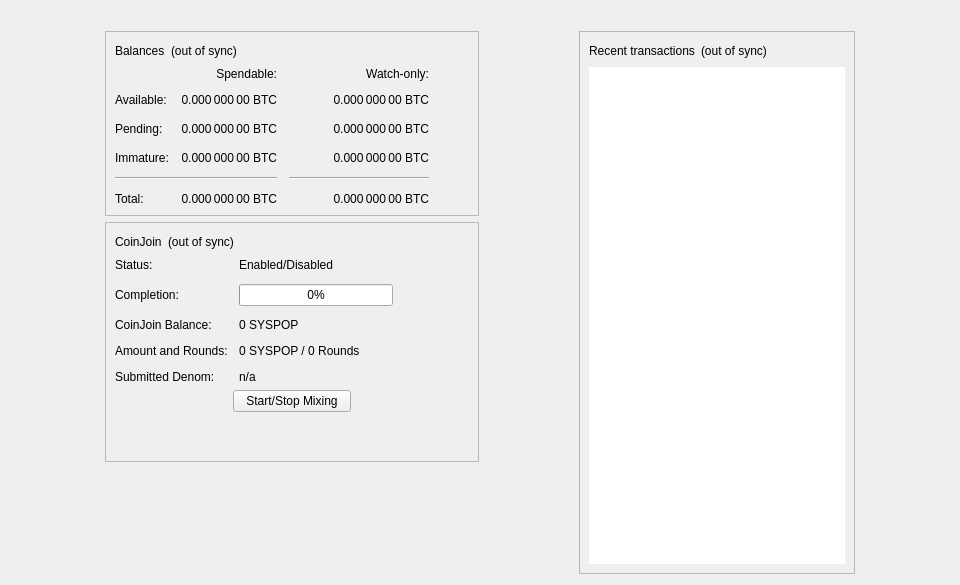
<?xml version="1.0" encoding="UTF-8"?>
<ui version="4.0">
 <class>OverviewPage</class>
 <widget class="QWidget" name="OverviewPage">
  <property name="geometry">
   <rect>
    <x>0</x>
    <y>0</y>
    <width>960</width>
    <height>585</height>
   </rect>
  </property>
  <property name="minimumSize">
   <size>
    <width>960</width>
    <height>0</height>
   </size>
  </property>
  <property name="windowTitle">
   <string>Form</string>
  </property>
  <layout class="QVBoxLayout" name="topLayout">
   <item>
    <widget class="QLabel" name="labelAlerts">
     <property name="visible">
      <bool>false</bool>
     </property>
     <property name="wordWrap">
      <bool>true</bool>
     </property>
     <property name="margin">
      <number>3</number>
     </property>
     <property name="textInteractionFlags">
      <set>Qt::TextSelectableByMouse</set>
     </property>
    </widget>
   </item>
   <item>
    <layout class="QHBoxLayout" name="horizontalLayout" stretch="1,0,1,0,1">
     <item>
      <spacer name="horizontalSpacerLeft">
       <property name="orientation">
        <enum>Qt::Horizontal</enum>
       </property>
       <property name="sizeType">
        <enum>QSizePolicy::Preferred</enum>
       </property>
       <property name="sizeHint" stdset="0">
        <size>
         <width>10</width>
         <height>20</height>
        </size>
       </property>
      </spacer>
     </item>
     <item>
      <layout class="QVBoxLayout" name="verticalLayout_2">
       <item>
        <widget class="QFrame" name="frame">
         <property name="frameShape">
          <enum>QFrame::StyledPanel</enum>
         </property>
         <property name="frameShadow">
          <enum>QFrame::Raised</enum>
         </property>
         <layout class="QVBoxLayout" name="verticalLayout_4">
          <item>
           <layout class="QHBoxLayout" name="horizontalLayout_4">
            <item>
             <widget class="QLabel" name="label_5">
              <property name="text">
               <string>Balances</string>
              </property>
             </widget>
            </item>
            <item>
             <widget class="QLabel" name="labelWalletStatus">
              <property name="toolTip">
               <string>The displayed information may be out of date. Your wallet automatically synchronizes with the Syspop network after a connection is established, but this process has not completed yet.</string>
              </property>
              <property name="text">
               <string notr="true">(out of sync)</string>
              </property>
              <property name="alignment">
               <set>Qt::AlignLeading|Qt::AlignLeft|Qt::AlignVCenter</set>
              </property>
             </widget>
            </item>
            <item>
             <spacer name="horizontalSpacer_3">
              <property name="orientation">
               <enum>Qt::Horizontal</enum>
              </property>
              <property name="sizeHint" stdset="0">
               <size>
                <width>40</width>
                <height>20</height>
               </size>
              </property>
             </spacer>
            </item>
           </layout>
          </item>
          <item>
           <layout class="QGridLayout" name="gridLayout">
            <property name="spacing">
             <number>12</number>
            </property>
            <item row="2" column="2">
             <widget class="QLabel" name="labelWatchPending">
              <property name="cursor">
               <cursorShape>IBeamCursor</cursorShape>
              </property>
              <property name="toolTip">
               <string>Unconfirmed transactions to watch-only addresses</string>
              </property>
              <property name="text">
               <string notr="true">0.000 000 00 BTC</string>
              </property>
              <property name="alignment">
               <set>Qt::AlignRight|Qt::AlignTrailing|Qt::AlignVCenter</set>
              </property>
              <property name="textInteractionFlags">
               <set>Qt::LinksAccessibleByMouse|Qt::TextSelectableByKeyboard|Qt::TextSelectableByMouse</set>
              </property>
             </widget>
            </item>
            <item row="2" column="1">
             <widget class="QLabel" name="labelUnconfirmed">
              <property name="cursor">
               <cursorShape>IBeamCursor</cursorShape>
              </property>
              <property name="toolTip">
               <string>Total of transactions that have yet to be confirmed, and do not yet count toward the spendable balance</string>
              </property>
              <property name="text">
               <string notr="true">0.000 000 00 BTC</string>
              </property>
              <property name="alignment">
               <set>Qt::AlignRight|Qt::AlignTrailing|Qt::AlignVCenter</set>
              </property>
              <property name="textInteractionFlags">
               <set>Qt::LinksAccessibleByMouse|Qt::TextSelectableByKeyboard|Qt::TextSelectableByMouse</set>
              </property>
             </widget>
            </item>
            <item row="3" column="2">
             <widget class="QLabel" name="labelWatchImmature">
              <property name="cursor">
               <cursorShape>IBeamCursor</cursorShape>
              </property>
              <property name="toolTip">
               <string>Mined balance in watch-only addresses that has not yet matured</string>
              </property>
              <property name="text">
               <string notr="true">0.000 000 00 BTC</string>
              </property>
              <property name="alignment">
               <set>Qt::AlignRight|Qt::AlignTrailing|Qt::AlignVCenter</set>
              </property>
              <property name="textInteractionFlags">
               <set>Qt::LinksAccessibleByMouse|Qt::TextSelectableByKeyboard|Qt::TextSelectableByMouse</set>
              </property>
             </widget>
            </item>
            <item row="4" column="0" colspan="2">
             <widget class="Line" name="lineSpendableBalance">
              <property name="orientation">
               <enum>Qt::Horizontal</enum>
              </property>
             </widget>
            </item>
            <item row="4" column="2">
             <widget class="Line" name="lineWatchBalance">
              <property name="sizePolicy">
               <sizepolicy hsizetype="Preferred" vsizetype="Fixed">
                <horstretch>0</horstretch>
                <verstretch>0</verstretch>
               </sizepolicy>
              </property>
              <property name="minimumSize">
               <size>
                <width>140</width>
                <height>0</height>
               </size>
              </property>
              <property name="orientation">
               <enum>Qt::Horizontal</enum>
              </property>
             </widget>
            </item>
            <item row="5" column="0">
             <widget class="QLabel" name="labelTotalText">
              <property name="text">
               <string>Total:</string>
              </property>
             </widget>
            </item>
            <item row="3" column="1">
             <widget class="QLabel" name="labelImmature">
              <property name="cursor">
               <cursorShape>IBeamCursor</cursorShape>
              </property>
              <property name="toolTip">
               <string>Mined balance that has not yet matured</string>
              </property>
              <property name="text">
               <string notr="true">0.000 000 00 BTC</string>
              </property>
              <property name="alignment">
               <set>Qt::AlignRight|Qt::AlignTrailing|Qt::AlignVCenter</set>
              </property>
              <property name="textInteractionFlags">
               <set>Qt::LinksAccessibleByMouse|Qt::TextSelectableByKeyboard|Qt::TextSelectableByMouse</set>
              </property>
             </widget>
            </item>
            <item row="2" column="3">
             <spacer name="horizontalSpacer_2">
              <property name="orientation">
               <enum>Qt::Horizontal</enum>
              </property>
              <property name="sizeHint" stdset="0">
               <size>
                <width>40</width>
                <height>20</height>
               </size>
              </property>
             </spacer>
            </item>
            <item row="3" column="0">
             <widget class="QLabel" name="labelImmatureText">
              <property name="text">
               <string>Immature:</string>
              </property>
             </widget>
            </item>
            <item row="5" column="1">
             <widget class="QLabel" name="labelTotal">
              <property name="cursor">
               <cursorShape>IBeamCursor</cursorShape>
              </property>
              <property name="toolTip">
               <string>Your current total balance</string>
              </property>
              <property name="text">
               <string notr="true">0.000 000 00 BTC</string>
              </property>
              <property name="alignment">
               <set>Qt::AlignRight|Qt::AlignTrailing|Qt::AlignVCenter</set>
              </property>
              <property name="textInteractionFlags">
               <set>Qt::LinksAccessibleByMouse|Qt::TextSelectableByKeyboard|Qt::TextSelectableByMouse</set>
              </property>
             </widget>
            </item>
            <item row="5" column="2">
             <widget class="QLabel" name="labelWatchTotal">
              <property name="cursor">
               <cursorShape>IBeamCursor</cursorShape>
              </property>
              <property name="toolTip">
               <string>Current total balance in watch-only addresses</string>
              </property>
              <property name="text">
               <string notr="true">0.000 000 00 BTC</string>
              </property>
              <property name="alignment">
               <set>Qt::AlignRight|Qt::AlignTrailing|Qt::AlignVCenter</set>
              </property>
              <property name="textInteractionFlags">
               <set>Qt::LinksAccessibleByMouse|Qt::TextSelectableByKeyboard|Qt::TextSelectableByMouse</set>
              </property>
             </widget>
            </item>
            <item row="0" column="2">
             <widget class="QLabel" name="labelWatchonly">
              <property name="text">
               <string>Watch-only:</string>
              </property>
              <property name="alignment">
               <set>Qt::AlignRight|Qt::AlignTrailing|Qt::AlignVCenter</set>
              </property>
             </widget>
            </item>
            <item row="1" column="0">
             <widget class="QLabel" name="labelBalanceText">
              <property name="text">
               <string>Available:</string>
              </property>
             </widget>
            </item>
            <item row="1" column="1">
             <widget class="QLabel" name="labelBalance">
              <property name="cursor">
               <cursorShape>IBeamCursor</cursorShape>
              </property>
              <property name="toolTip">
               <string>Your current spendable balance</string>
              </property>
              <property name="text">
               <string notr="true">0.000 000 00 BTC</string>
              </property>
              <property name="alignment">
               <set>Qt::AlignRight|Qt::AlignTrailing|Qt::AlignVCenter</set>
              </property>
              <property name="textInteractionFlags">
               <set>Qt::LinksAccessibleByMouse|Qt::TextSelectableByKeyboard|Qt::TextSelectableByMouse</set>
              </property>
             </widget>
            </item>
            <item row="1" column="2">
             <widget class="QLabel" name="labelWatchAvailable">
              <property name="cursor">
               <cursorShape>IBeamCursor</cursorShape>
              </property>
              <property name="toolTip">
               <string>Your current balance in watch-only addresses</string>
              </property>
              <property name="text">
               <string notr="true">0.000 000 00 BTC</string>
              </property>
              <property name="alignment">
               <set>Qt::AlignRight|Qt::AlignTrailing|Qt::AlignVCenter</set>
              </property>
              <property name="textInteractionFlags">
               <set>Qt::LinksAccessibleByMouse|Qt::TextSelectableByKeyboard|Qt::TextSelectableByMouse</set>
              </property>
             </widget>
            </item>
            <item row="2" column="0">
             <widget class="QLabel" name="labelPendingText">
              <property name="text">
               <string>Pending:</string>
              </property>
             </widget>
            </item>
            <item row="0" column="1">
             <widget class="QLabel" name="labelSpendable">
              <property name="text">
               <string>Spendable:</string>
              </property>
              <property name="alignment">
               <set>Qt::AlignRight|Qt::AlignTrailing|Qt::AlignVCenter</set>
              </property>
             </widget>
            </item>
           </layout>
          </item>
         </layout>
        </widget>
       </item>
       <item>
        <widget class="QFrame" name="frameCoinJoin">
         <property name="layoutDirection">
          <enum>Qt::LeftToRight</enum>
         </property>
         <property name="frameShape">
          <enum>QFrame::StyledPanel</enum>
         </property>
         <property name="frameShadow">
          <enum>QFrame::Raised</enum>
         </property>
         <layout class="QVBoxLayout" name="VerticalLayout_PS1">
          <item>
           <layout class="QHBoxLayout" name="horizontalLayout_5">
            <item>
             <widget class="QLabel" name="labelCoinJoinHeader">
              <property name="text">
               <string notr="true">CoinJoin</string>
              </property>
             </widget>
            </item>
            <item>
             <widget class="QLabel" name="labelCoinJoinSyncStatus">
              <property name="toolTip">
               <string>The displayed information may be out of date. Your wallet automatically synchronizes with the Syspop network after a connection is established, but this process has not completed yet.</string>
              </property>
              <property name="text">
               <string notr="true">(out of sync)</string>
              </property>
              <property name="alignment">
               <set>Qt::AlignLeading|Qt::AlignLeft|Qt::AlignVCenter</set>
              </property>
             </widget>
            </item>
            <item>
             <spacer name="horizontalSpacer_4">
              <property name="orientation">
               <enum>Qt::Horizontal</enum>
              </property>
              <property name="sizeHint" stdset="0">
               <size>
                <width>40</width>
                <height>20</height>
               </size>
              </property>
             </spacer>
            </item>
           </layout>
          </item>
          <item>
           <layout class="QFormLayout" name="coinJoinFormLayout">
            <property name="fieldGrowthPolicy">
             <enum>QFormLayout::AllNonFixedFieldsGrow</enum>
            </property>
            <property name="horizontalSpacing">
             <number>11</number>
            </property>
            <property name="verticalSpacing">
             <number>12</number>
            </property>
            <item row="0" column="0">
             <widget class="QLabel" name="labelCoinJoinEnabledText">
              <property name="text">
               <string>Status:</string>
              </property>
             </widget>
            </item>
            <item row="0" column="1">
             <widget class="QLabel" name="labelCoinJoinEnabled">
              <property name="text">
               <string>Enabled/Disabled</string>
              </property>
             </widget>
            </item>
            <item row="1" column="0">
             <widget class="QLabel" name="labelCompletitionText">
              <property name="text">
               <string>Completion:</string>
              </property>
             </widget>
            </item>
            <item row="1" column="1">
             <widget class="QProgressBar" name="coinJoinProgress">
              <property name="maximumSize">
               <size>
                <width>154</width>
                <height>16777215</height>
               </size>
              </property>
              <property name="value">
               <number>0</number>
              </property>
             </widget>
            </item>
            <item row="2" column="0">
             <widget class="QLabel" name="labelAnonymizedText">
              <property name="text">
               <string notr="true">CoinJoin Balance:</string>
              </property>
             </widget>
            </item>
            <item row="2" column="1">
             <widget class="QLabel" name="labelAnonymized">
              <property name="text">
               <string notr="true">0 SYSPOP</string>
              </property>
             </widget>
            </item>
            <item row="3" column="0">
             <widget class="QLabel" name="labelAmountAndRoundsText">
              <property name="text">
               <string>Amount and Rounds:</string>
              </property>
             </widget>
            </item>
            <item row="3" column="1">
             <widget class="QLabel" name="labelAmountRounds">
              <property name="text">
               <string>0 SYSPOP / 0 Rounds</string>
              </property>
             </widget>
            </item>
            <item row="4" column="0">
             <widget class="QLabel" name="labelSubmittedDenomText">
              <property name="text">
               <string>Submitted Denom:</string>
              </property>
             </widget>
            </item>
            <item row="4" column="1">
             <widget class="QLabel" name="labelSubmittedDenom">
              <property name="toolTip">
               <string>The denominations you submitted to the Masternode.&lt;br&gt;To mix, other users must submit the exact same denominations.</string>
              </property>
              <property name="text">
               <string>n/a</string>
              </property>
              <property name="wordWrap">
               <bool>true</bool>
              </property>
             </widget>
            </item>
           </layout>
          </item>
          <item>
           <layout class="QVBoxLayout" name="VerticalLayout_PS">
            <item>
             <layout class="QHBoxLayout" name="horizontalLayout_3">
              <property name="topMargin">
               <number>0</number>
              </property>
              <item>
               <spacer name="horizontalSpacer_5">
                <property name="orientation">
                 <enum>Qt::Horizontal</enum>
                </property>
                <property name="sizeHint" stdset="0">
                 <size>
                  <width>40</width>
                  <height>20</height>
                 </size>
                </property>
               </spacer>
              </item>
              <item>
               <widget class="QPushButton" name="toggleCoinJoin">
                <property name="sizePolicy">
                 <sizepolicy hsizetype="MinimumExpanding" vsizetype="Fixed">
                  <horstretch>0</horstretch>
                  <verstretch>0</verstretch>
                 </sizepolicy>
                </property>
                <property name="text">
                 <string>Start/Stop Mixing</string>
                </property>
               </widget>
              </item>
              <item>
               <spacer name="horizontalSpacer_6">
                <property name="orientation">
                 <enum>Qt::Horizontal</enum>
                </property>
                <property name="sizeHint" stdset="0">
                 <size>
                  <width>40</width>
                  <height>20</height>
                 </size>
                </property>
               </spacer>
              </item>
             </layout>
            </item>
            <item>
             <spacer name="verticalSpacer_3">
              <property name="orientation">
               <enum>Qt::Vertical</enum>
              </property>
              <property name="sizeHint" stdset="0">
               <size>
                <width>20</width>
                <height>40</height>
               </size>
              </property>
             </spacer>
            </item>
           </layout>
          </item>
         </layout>
        </widget>
       </item>
       <item>
        <spacer name="verticalSpacer">
         <property name="orientation">
          <enum>Qt::Vertical</enum>
         </property>
         <property name="sizeHint" stdset="0">
          <size>
           <width>20</width>
           <height>40</height>
          </size>
         </property>
        </spacer>
       </item>
      </layout>
     </item>
     <item>
      <spacer name="horizontalSpacerCenter">
       <property name="orientation">
        <enum>Qt::Horizontal</enum>
       </property>
       <property name="sizeHint" stdset="0">
        <size>
         <width>10</width>
         <height>20</height>
        </size>
       </property>
      </spacer>
     </item>
     <item>
      <layout class="QVBoxLayout" name="verticalLayout_3">
       <item>
        <widget class="QFrame" name="frame_2">
         <property name="frameShape">
          <enum>QFrame::StyledPanel</enum>
         </property>
         <property name="frameShadow">
          <enum>QFrame::Raised</enum>
         </property>
         <layout class="QVBoxLayout" name="verticalLayout">
          <item>
           <layout class="QHBoxLayout" name="horizontalLayout_2">
            <item>
             <widget class="QLabel" name="label_4">
              <property name="text">
               <string>Recent transactions</string>
              </property>
             </widget>
            </item>
            <item>
             <widget class="QLabel" name="labelTransactionsStatus">
              <property name="toolTip">
               <string>The displayed information may be out of date. Your wallet automatically synchronizes with the Syspop network after a connection is established, but this process has not completed yet.</string>
              </property>
              <property name="text">
               <string notr="true">(out of sync)</string>
              </property>
              <property name="alignment">
               <set>Qt::AlignLeading|Qt::AlignLeft|Qt::AlignVCenter</set>
              </property>
             </widget>
            </item>
            <item>
             <spacer name="horizontalSpacer">
              <property name="orientation">
               <enum>Qt::Horizontal</enum>
              </property>
              <property name="sizeHint" stdset="0">
               <size>
                <width>40</width>
                <height>20</height>
               </size>
              </property>
             </spacer>
            </item>
           </layout>
          </item>
          <item>
           <widget class="QListView" name="listTransactions">
            <property name="frameShape">
             <enum>QFrame::NoFrame</enum>
            </property>
            <property name="verticalScrollBarPolicy">
             <enum>Qt::ScrollBarAlwaysOff</enum>
            </property>
            <property name="horizontalScrollBarPolicy">
             <enum>Qt::ScrollBarAlwaysOff</enum>
            </property>
            <property name="selectionMode">
             <enum>QAbstractItemView::NoSelection</enum>
            </property>
           </widget>
          </item>
         </layout>
        </widget>
       </item>
      </layout>
     </item>
     <item>
      <spacer name="horizontalSpacerRight">
       <property name="orientation">
        <enum>Qt::Horizontal</enum>
       </property>
       <property name="sizeType">
        <enum>QSizePolicy::Preferred</enum>
       </property>
       <property name="sizeHint" stdset="0">
        <size>
         <width>10</width>
         <height>20</height>
        </size>
       </property>
      </spacer>
     </item>
    </layout>
   </item>
  </layout>
 </widget>
 <resources/>
 <connections/>
</ui>
